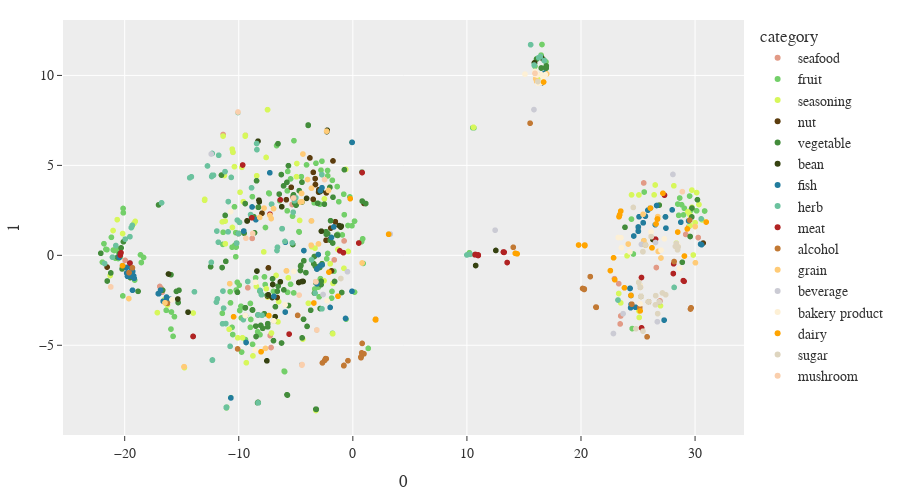

The code cell stored with this chart in its notebook:
### Markdown cell above
### tSNE

### Code cell
tsne_params = dict(
    init="pca", 
    perplexity=100,
    method="barnes_hut",
    random_state=42,
    n_iter=1000,
    learning_rate="auto",
)
metric="manhattan"

tsne_flavor_emb = TSNE(metric=metric, **tsne_params).fit_transform(y)
plot_reduction(food_df, tsne_flavor_emb, 'tSNE')

### Figure 1 — Plotly figure (JSON) as saved in the notebook; plotly's stock layout.template omitted (floating-point values rounded to 4 significant figures; data arrays with more than 128 entries replaced by an {"elided": "..."} marker saying what was removed)
{"data": [{"customdata": [["abalone"], ["agar"], ["american lobster"], ["bivalvia (clam, mussel, oyster)"], ["blue crab"], ["blue mussel"], ["clam"], ["clawed lobster"], ["common octopus"], ["crab"], ["crayfish"], ["crustaceans"], ["cuttlefish"], ["eastern oyster"], ["irish moss"], ["jellyfish"], ["kelp"], ["kombu"], ["krill"], ["leather chiton"], ["lobster"], ["marine mussel"], ["mollusc"], ["mollusks"], ["north pacific giant octopus"], ["norway lobster"], ["oyster"], ["pacific oyster"], ["prawn"], ["purple laver"], ["red algae"], ["red king crab"], ["roe"], ["scallop"], ["scombridae (bonito, mackerel, tuna)"], ["shrimp"], ["snail"], ["spiny lobster"], ["spirulina"], ["spotted seal"], ["squid"], ["trassi"], ["true frog"], ["true oyster"], ["true seal"], ["wakame"], ["walrus"], ["whelk"]], "hovertemplate": "category=seafood<br>0=%{x}<br>1=%{y}<br>food=%{customdata[0]}<extra></extra>", "legendgroup": "seafood", "marker": {"color": "rgb(226,154,134)", "symbol": "circle"}, "mode": "markers", "name": "seafood", "showlegend": true, "type": "scattergl", "x": [-8.689, -16.72, 25.02, 25.51, 25.02, 26.08, 25.5, 24.38, -19.25, 22.93, 23.31, 29.44, -20.19, 25.02, 11.0, -8.822, -16.92, -16.45, -7.167, -20.48, -9.419, 24.38, -11.37, 29.18, -10.51, 25.92, -9.205, 26.08, -7.249, -16.83, -16.24, -5.263, 26.08, 23.48, 25.92, 23.43, -2.839, 26.86, -16.83, -19.96, -0.7676, 30.27, 24.38, 26.61, -5.321, -16.81, 26.92, -1.63], "xaxis": "x", "y": [2.146, -2.052, 1.572, 0.8029, 1.345, 2.623, 4.023, -2.231, -1.132, -1.296, -1.577, 1.585, -0.5766, 1.572, 0.009534, 0.9422, -1.731, -2.613, -5.125, -0.1185, 6.673, -2.231, 6.715, 1.162, 5.729, -2.582, -1.802, 2.623, -4.464, -1.907, -2.597, 3.249, 2.623, -3.372, -2.583, -3.813, -1.299, 2.79, -1.907, -0.2802, 0.8006, 0.9879, -2.231, -0.6785, 2.825, -1.838, -2.534, -0.2526], "yaxis": "y"}, {"customdata": {"elided": "201x1 str values"}, "hovertemplate": "category=fruit<br>0=%{x}<br>1=%{y}<br>food=%{customdata[0]}<extra></extra>", "legendgroup": "fruit", "marker": {"color": "rgb(115, 207, 105)", "symbol": "circle"}, "mode": "markers", "name": "fruit", "showlegend": true, "type": "scattergl", "x": {"elided": "201 float values"}, "xaxis": "x", "y": {"elided": "201 float values"}, "yaxis": "y"}, {"customdata": [["achilleas"], ["allspice"], ["anise hyssop"], ["apple cider vinegar"], ["asafoetida"], ["babassu palm"], ["buchu"], ["camphor"], ["canola"], ["canola oil"], ["caraway"], ["cardamom"], ["carom seed"], ["cascarilla"], ["cassia"], ["cedar"], ["celery"], ["ceylon cinnamon"], ["chamomile"], ["chinese cinnamon"], ["cinnamon"], ["citronella"], ["citrus peel oil"], ["clary sage"], ["cloves"], ["cocoa"], ["cocoa and cocoa products"], ["cocoa powder"], ["cooking oil"], ["corn oil"], ["cottonseed"], ["cumin"], ["cupuaçu"], ["curry powder"], ["eucalyptus"], ["evening primrose"], ["fats and oils"], ["flaxseed"], ["gelatin"], ["geranium"], ["ginger"], ["ginseng"], ["grapefruit peel oil"], ["grass"], ["hops oil"], ["horseradish"], ["hummus"], ["hyacinth"], ["hyssop oil"], ["jalapeno"], ["kenaf"], ["ketchup"], ["lard"], ["lemon peel oil"], ["lotus"], ["mace"], ["margarine"], ["margarine-like spread"], ["marjoram"], ["mastic gum"], ["mentha oil"], ["mustard oil"], ["myrrh"], ["neroli oil"], ["nigella seed"], ["nutmeg"], ["oil palm"], ["oil-seed camellia"], ["opium poppy"], ["orange oil"], ["oregano"], ["peanut butter"], ["peanut oil"], ["pepper"], ["pepper (spice)"], ["poppy"], ["poppy seed"], ["red sage"], ["rowal"], ["safflower"], ["saffron"], ["sago palm"], ["salt"], ["sandalwood"], ["sauce"], ["sesame"], ["shea tree"], ["shortening"], ["soybean oil"], ["soybean sauce"], ["spanish sage"], ["star anise"], ["sunflower"], ["sweet grass"], ["tallow"], ["turmeric"], ["ucuhuba"], ["vanilla"], ["vinegar"], ["wasabi"], ["wattle"], ["white mustard"], ["white pepper"], ["wild celery"], ["yarrow"], ["ylang-ylang"]], "hovertemplate": "category=seasoning<br>0=%{x}<br>1=%{y}<br>food=%{customdata[0]}<extra></extra>", "legendgroup": "seasoning", "marker": {"color": "rgb(215, 247, 91)", "symbol": "circle"}, "mode": "markers", "name": "seasoning", "showlegend": true, "type": "scattergl", "x": [10.58, -7.6, 26.41, -7.474, 30.61, -7.36, 26.5, 29.55, -5.639, -21.28, -9.428, -11.37, -9.434, 26.97, -20.18, 26.86, -20.65, -13.0, -21.02, -7.808, -12.98, -9.339, 29.72, 30.34, -5.659, -14.0, 28.14, -0.7796, 25.65, -1.307, -3.602, -9.73, -16.12, 16.19, -8.758, -10.56, 29.84, -2.491, 25.92, -0.4072, -7.479, -9.428, -6.509, -7.584, -14.76, -4.939, 26.51, 29.55, -19.36, -7.132, -1.735, 25.08, 24.38, -0.6215, -9.6, -10.09, 25.26, 25.06, -19.18, 30.13, -17.14, -6.566, -8.425, 29.71, -1.989, -10.51, -3.033, -2.527, -16.25, 23.31, -19.07, -9.675, 25.08, -3.235, -10.57, -16.39, -11.44, 23.49, -2.932, -1.761, -11.26, 10.75, 25.26, -7.463, 25.1, -4.664, -3.317, 25.51, -8.452, 24.43, -6.731, -10.38, -4.908, 29.38, 24.38, -9.889, -16.53, -11.19, 24.04, -11.18, -10.84, -3.9, 30.0, -4.386, 28.35, 29.72], "xaxis": "x", "y": [7.117, 5.442, 3.361, 8.098, 1.965, -3.349, 3.91, 1.656, -2.79, -1.126, 6.664, 6.628, 6.625, -2.803, 1.211, 2.79, 1.983, 3.058, 1.379, 0.1915, 3.111, -5.971, 3.627, 2.823, -1.249, -3.206, 3.865, -0.722, 0.5734, 0.3287, 0.4784, 4.893, -2.445, 9.812, -5.591, 1.549, 0.01823, 3.138, -2.583, 0.2165, 8.092, -3.354, -2.572, -1.858, -6.243, 4.371, 1.701, 2.243, 1.596, -4.319, -1.561, -3.094, -2.231, 4.781, 2.982, -4.584, -2.283, -1.503, 1.772, 3.487, -3.187, -3.699, 4.423, 2.617, -0.4712, 5.731, 0.04174, -1.409, -2.76, -2.123, 1.887, -4.581, 3.355, -8.626, 5.903, -2.68, 1.862, -2.643, 3.541, -4.361, 4.436, 0.04652, -2.283, -2.317, -3.454, 1.937, 0.3982, 0.8029, -1.729, 3.36, -1.116, 4.931, 5.102, 2.42, -2.231, 3.506, -2.468, 1.903, -0.02599, 0.64, -4.109, -2.663, 1.812, -4.658, 0.6754, 2.67], "yaxis": "y"}, {"customdata": [["acorn"], ["almond"], ["beech nut"], ["black walnut"], ["brazil nut"], ["breadnut tree seed"], ["butternut"], ["cashew nut"], ["chestnut"], ["chinese chestnut"], ["colorado pinyon"], ["common hazelnut"], ["common walnut"], ["european chestnut"], ["filbert"], ["ginkgo nuts"], ["hazelnut"], ["hickory nut"], ["japanese chestnut"], ["japanese walnut"], ["macadamia nut"], ["mixed nuts"], ["nuts"], ["peanut"], ["pecan nut"], ["pecans"], ["pili nut"], ["pine nut"], ["pistachio"], ["walnut"]], "hovertemplate": "category=nut<br>0=%{x}<br>1=%{y}<br>food=%{customdata[0]}<extra></extra>", "legendgroup": "nut", "marker": {"color": "rgb(92,61,14)", "symbol": "circle"}, "mode": "markers", "name": "nut", "showlegend": true, "type": "scattergl", "x": [-9.266, -3.304, -7.964, -1.869, -3.477, -3.149, -5.832, -2.322, -2.999, -3.149, -1.534, -7.401, -1.93, -6.636, 30.71, 0.9793, -2.981, -7.483, -9.266, -9.428, -3.763, -16.32, -14.0, -3.468, -1.983, -21.54, -5.398, -2.348, -3.28, -1.738], "xaxis": "x", "y": [1.912, 4.264, 2.341, -0.8652, 3.116, -0.7588, 3.091, 3.471, 3.514, -0.7588, 1.867, -0.6978, 1.512, -2.345, 0.6803, 2.884, 3.647, -2.261, 1.912, -3.352, 5.414, -2.523, -4.51, 4.613, 0.8939, -0.655, 3.782, 0.8372, 3.935, 5.248], "yaxis": "y"}, {"customdata": {"elided": "178x1 str values"}, "hovertemplate": "category=vegetable<br>0=%{x}<br>1=%{y}<br>food=%{customdata[0]}<extra></extra>", "legendgroup": "vegetable", "marker": {"color": "rgb(67, 140, 59)", "symbol": "circle"}, "mode": "markers", "name": "vegetable", "showlegend": true, "type": "scattergl", "x": {"elided": "178 float values"}, "xaxis": "x", "y": {"elided": "178 float values"}, "yaxis": "y"}, {"customdata": [["adzuki bean"], ["baked beans"], ["bean"], ["black-eyed pea"], ["broad bean"], ["cannellini bean"], ["catjang pea"], ["chickpea"], ["climbing bean"], ["cocoa bean"], ["common bean"], ["common pea"], ["cowpea"], ["gram bean"], ["grass pea"], ["green bean"], ["hyacinth bean"], ["kidney beans"], ["lentils"], ["lima bean"], ["lima beans"], ["lupine"], ["moth bean"], ["mung bean"], ["peas"], ["pigeon pea"], ["pulses"], ["scarlet bean"], ["soy bean"], ["soy cream"], ["soy sauce"], ["soy yogurt"], ["soybean"], ["tofu"], ["winged bean"], ["yardlong bean"], ["yellow wax bean"]], "hovertemplate": "category=bean<br>0=%{x}<br>1=%{y}<br>food=%{customdata[0]}<extra></extra>", "legendgroup": "bean", "marker": {"color": "rgb(54, 66, 17)", "symbol": "circle"}, "mode": "markers", "name": "bean", "showlegend": true, "type": "scattergl", "x": [-4.054, 26.31, -6.81, -4.461, -1.009, 15.92, -7.064, -2.763, -6.232, -14.45, -1.192, -1.063, -7.41, -8.201, -10.03, -2.757, -4.358, -7.536, -2.875, -6.356, 10.77, -9.266, -7.023, -2.291, -16.16, -8.233, -15.34, 10.71, -2.248, 16.56, 16.57, -6.932, -8.313, 12.53, -4.737, -4.737, -8.406], "xaxis": "x", "y": [3.166, 0.8786, -3.412, -1.455, 1.618, 10.7, -2.349, 3.594, 2.701, -3.16, 1.652, 1.57, -2.194, 2.976, 1.214, 1.343, -1.451, -5.864, 3.54, -1.471, -0.5679, 1.912, -1.622, 6.878, -1.039, 3.065, -2.429, 0.031, 6.951, 10.98, 9.595, -3.642, 6.345, 0.2697, -1.509, -1.509, -0.874], "yaxis": "y"}, {"customdata": [["alaska blackfish"], ["alaska pollock"], ["albacore tuna"], ["american butterfish"], ["american shad"], ["anchovy"], ["anguilliformes"], ["atlantic cod"], ["atlantic croaker"], ["atlantic halibut"], ["atlantic herring"], ["atlantic mackerel"], ["atlantic menhaden"], ["atlantic pollock"], ["atlantic salmon"], ["atlantic wolffish"], ["blue whiting"], ["bluefish"], ["bonito"], ["bowhead whale"], ["burbot"], ["carp bream"], ["catfish"], ["caviar"], ["cetacea"], ["channel catfish"], ["charr"], ["chinook salmon"], ["chum salmon"], ["cichlidae"], ["cichlidae (tilapia)"], ["cisco"], ["clupeinae (herring, sardine, sprat)"], ["codfish"], ["coho salmon"], ["common carp"], ["common dab"], ["common ling"], ["common tuna"], ["conch"], ["cusk"], ["devilfish"], ["dolphin fish"], ["european anchovy"], ["fatty fish"], ["fish"], ["fish oil"], ["fishes"], ["flatfish"], ["florida pompano"], ["freshwater drum"], ["freshwater eel"], ["gadiformes"], ["gadus (common cod)"], ["garfish"], ["greater sturgeon"], ["grouper"], ["haddock"], ["hippoglossus"], ["hippoglossus (common halibut)"], ["king mackerel"], ["lake trout"], ["lean fish"], ["lemon sole"], ["lingcod"], ["lumpsucker"], ["monkfish"], ["northern bluefin tuna"], ["northern pike"], ["norway haddock"], ["norway pout"], ["nuttall cockle"], ["orange roughy"], ["pacific cod"], ["pacific herring"], ["pacific jack mackerel"], ["pacific ocean perch"], ["pacific rockfish"], ["pacific sardine"], ["painted comber"], ["perciformes"], ["percoidei"], ["pikeperch"], ["pink salmon"], ["pleuronectidae (dab, halibut, plaice)"], ["pollock"], ["pumpkinseed sunfish"], ["rainbow smelt"], ["rainbow trout"], ["sablefish"], ["salmonidae (salmon, trout)"], ["scup"], ["sea trout"], ["shark"], ["sheefish"], ["sheepshead"], ["smelt"], ["smoked fish"], ["snapper"], ["sockeye salmon"], ["spanish mackerel"], ["spiny dogfish"], ["spot croaker"], ["striped bass"], ["striped mullet"], ["sturgeon"], ["swordfish"], ["thunnus"], ["tilefish"], ["true sole"], ["turbot"], ["walleye"], ["white sucker"], ["whitefish"], ["whiting"], ["yellowfin tuna"], ["yellowtail amberjack"]], "hovertemplate": "category=fish<br>0=%{x}<br>1=%{y}<br>food=%{customdata[0]}<extra></extra>", "legendgroup": "fish", "marker": {"color": "rgb(34, 124, 157)", "symbol": "circle"}, "mode": "markers", "name": "fish", "showlegend": true, "type": "scattergl", "x": [-3.238, -19.42, 26.51, -16.33, 26.08, 24.38, -4.291, 25.86, -7.278, -5.918, -16.86, -9.559, -20.39, -2.707, 27.45, 24.77, -19.54, -2.877, -1.988, -9.356, -17.06, -19.3, -17.02, 30.48, -20.47, -19.48, 26.87, 24.3, 25.45, -16.02, 25.45, -19.71, 25.92, 24.35, 25.02, -6.922, 26.87, -3.15, -20.47, -16.26, -20.19, -8.134, 27.41, -3.033, 30.57, -5.926, 27.29, 28.75, -2.683, -19.76, -20.19, 26.08, 24.4, 24.38, 25.92, -19.48, 13.21, -3.149, -20.48, 25.02, -19.17, -3.143, -0.05873, -3.149, -8.503, 13.21, -8.833, -6.922, -16.63, 26.87, -1.871, -19.35, -19.6, 25.02, 16.82, 25.09, -19.25, 25.02, -19.83, -2.842, 25.26, 13.23, 26.87, -19.31, 25.92, -19.44, -0.07417, 10.96, -3.149, -19.2, 25.26, -19.74, -4.47, 26.08, -19.6, 24.38, 25.26, 29.43, 25.02, 25.02, 25.65, -19.54, -19.48, -10.69, 24.3, -0.6406, 25.02, 25.18, 26.63, 24.63, -19.35, -19.84, 28.0, -1.675, 24.3, -19.45, -20.19], "xaxis": "x", "y": [-1.474, -0.8995, 1.701, -2.32, 2.623, -2.231, 0.2625, 2.509, 4.589, 0.7276, -1.936, 1.345, 0.01037, 3.758, 1.512, -2.885, -0.4317, -0.5863, -2.896, -4.845, -2.131, -0.8994, -2.135, 0.6215, -0.06543, -1.158, -2.587, -1.837, 1.807, -2.439, 1.807, -1.153, -2.582, -2.916, 1.572, -2.283, -2.587, -0.7592, -0.06561, -2.47, -0.5764, -1.961, 2.138, 0.0418, 0.5938, -3.155, -3.603, 1.841, -0.5321, -1.168, -0.5764, 2.623, -2.729, -2.231, -2.582, -1.158, 0.1815, -0.7588, -0.1185, 1.572, -1.278, -1.587, 6.278, -0.7591, 1.979, 0.1811, 2.689, -2.283, -2.551, -2.587, 0.9922, -0.8461, -1.151, 1.572, 10.12, 2.145, -1.132, 1.345, -0.9857, 3.596, -2.283, 0.1779, -2.587, -1.94, -2.583, -0.6778, -1.999, -0.001597, -0.7588, -1.153, -2.283, -1.131, -6.082, 2.623, -1.151, -2.231, -2.283, 1.913, 1.345, 1.345, 2.175, -0.4318, -1.158, -7.928, -1.837, -3.509, 1.345, -1.668, 2.769, 1.075, -0.9084, -0.6772, 2.527, 1.576, -1.839, -1.164, -0.5766], "yaxis": "y"}, {"customdata": [["alfalfa"], ["amaranth"], ["angelica"], ["anise"], ["artemisia"], ["basil"], ["borage"], ["buckwheat"], ["calamus"], ["celery leaves"], ["chervil"], ["chia"], ["chinese chives"], ["chives"], ["common oregano"], ["common sage"], ["common thyme"], ["common verbena"], ["coriander"], ["cornmint"], ["curry leaf"], ["dandelion"], ["dill"], ["dock"], ["epazote"], ["fennel"], ["fenugreek"], ["fireweed"], ["garlic"], ["german camomile"], ["guarana"], ["herbs and spices"], ["hyssop"], ["italian oregano"], ["juniperus communis"], ["lemon balm"], ["lemon grass"], ["lemon thyme"], ["lemon verbena"], ["linden"], ["liqourice"], ["lovage"], ["mate"], ["mentha"], ["mexican oregano"], ["mint"], ["mugwort"], ["orange mint"], ["parsley"], ["peppermint"], ["pine"], ["pineappple sage"], ["pot marjoram"], ["purslane"], ["red clover"], ["rhubarb"], ["roman camomile"], ["rose"], ["rose hip"], ["roselle"], ["rosemary"], ["sage"], ["scotch spearmint"], ["silver linden"], ["small-leaf linden"], ["soft-necked garlic"], ["sorrel"], ["sourdock"], ["spearmint"], ["summer savory"], ["sweet basil"], ["sweet bay"], ["sweet marjoram"], ["tarragon"], ["tea leaf willow"], ["teff"], ["thyme"], ["turnip"], ["watercress"], ["welsh onion"], ["white mulberry"], ["winter savory"]], "hovertemplate": "category=herb<br>0=%{x}<br>1=%{y}<br>food=%{customdata[0]}<extra></extra>", "legendgroup": "herb", "marker": {"color": "rgb(107, 194, 158)", "symbol": "circle"}, "mode": "markers", "name": "herb", "showlegend": true, "type": "scattergl", "x": [-11.09, -12.32, -3.628, 10.28, -19.96, -14.3, -10.13, -21.76, -9.212, -3.238, -5.23, -2.715, -8.006, -2.705, -12.74, -12.32, -12.38, -7.121, -10.07, -11.92, 30.54, -4.995, -8.433, -8.006, -10.93, -8.411, -8.88, -8.314, -6.607, -11.38, 15.89, -13.89, -11.96, -8.139, 16.29, -12.31, -12.4, -9.43, -10.19, -11.79, 28.17, 9.996, 15.59, -11.13, -8.962, -19.54, -11.33, -11.42, -5.312, -5.95, -20.77, -6.201, -11.87, -9.939, 16.44, -21.07, -10.76, -3.312, -3.238, -3.162, -12.33, -19.33, 23.24, 3.142, -9.598, -6.649, -5.108, -10.03, -11.76, -10.66, -14.15, -16.77, -12.21, -10.92, -7.965, -5.821, -19.43, -3.621, 10.69, -8.309, 16.78, -11.2], "xaxis": "x", "y": [-8.452, -5.831, 1.912, 0.05454, 0.9014, 4.31, 1.956, -0.4562, -1.455, -1.474, 2.397, 4.487, -2.187, -2.974, 4.968, 4.454, 4.38, 2.845, 7.941, 1.349, 2.027, 3.199, 6.217, -2.186, 1.305, 5.874, 3.754, -3.312, 0.4513, -1.986, 10.58, -2.028, -2.602, -1.953, 10.98, -5.817, -0.3912, -3.349, 0.6769, 0.7284, -1.783, 0.01939, 11.71, -3.795, 2.265, 1.035, -2.937, -3.806, 0.6905, 0.7715, 0.545, 1.48, -2.423, 1.835, 11.05, -0.1022, -5.058, -2.1, -1.474, -4.153, 5.662, 1.667, -2.485, 1.181, -3.576, 0.268, 3.031, 1.215, 5.561, 4.331, 4.367, 2.919, 4.451, 2.988, -3.33, -0.8647, 1.538, -0.2509, 0.03852, -8.197, 10.82, 4.652], "yaxis": "y"}, {"customdata": [["anatidae"], ["bearded seal"], ["beaver"], ["beef"], ["beef processed"], ["beefalo"], ["beluga whale"], ["bison"], ["black bear"], ["brown bear"], ["buffalo"], ["caribou"], ["cattle (beef, veal)"], ["cetacea (dolphin, porpoise, whale)"], ["chicken"], ["cold cut"], ["columbidae (dove, pigeon)"], ["deer"], ["domestic goat"], ["domestic pig"], ["elk"], ["emu"], ["european rabbit"], ["great horned owl"], ["greylag goose"], ["guinea hen"], ["ham"], ["horse"], ["lamb"], ["mallard duck"], ["meat"], ["meat bouillon"], ["meatball"], ["meatloaf"], ["moose"], ["mountain hare"], ["mule deer"], ["muskrat"], ["mutton"], ["opossum"], ["ostrich"], ["pate"], ["pheasant"], ["polar bear"], ["pork"], ["quail"], ["rabbit"], ["raccoon"], ["rock ptarmigan"], ["sausage"], ["sheep (mutton, lamb)"], ["squab"], ["squirrel"], ["sukiyaki"], ["turkey"], ["velvet duck"], ["wild boar"]], "hovertemplate": "category=meat<br>0=%{x}<br>1=%{y}<br>food=%{customdata[0]}<extra></extra>", "legendgroup": "meat", "marker": {"color": "rgb(177,35,35)", "symbol": "circle"}, "mode": "markers", "name": "meat", "showlegend": true, "type": "scattergl", "x": [13.21, 26.53, -5.584, 28.97, 29.04, 13.25, -1.143, 13.22, -20.39, -6.358, 10.98, 10.99, 13.23, 26.87, 13.53, 25.3, 13.21, 10.75, 13.22, 13.23, 13.22, 13.22, 10.76, 0.5214, 10.98, 13.23, 0.8159, 13.23, -0.8283, 10.99, -9.659, 25.92, 26.87, 26.15, -8.852, 10.99, 10.76, -19.54, 28.12, -14.01, 13.22, 25.2, 10.75, -20.32, 28.09, 10.72, 10.95, -7.264, 13.21, 25.31, 13.24, 13.22, -5.199, 27.32, 13.25, 13.26, 10.76], "xaxis": "x", "y": [0.1813, 0.8979, -4.379, -1.406, -1.444, 0.1713, 0.2469, 0.1812, 0.01041, 3.084, -0.002351, -0.00599, 0.1821, -2.587, -0.4014, -1.232, 0.1771, 0.04652, 0.18, 0.1784, 0.1813, 0.1813, 0.03706, 0.6838, -0.002351, 0.1774, 4.599, 0.1774, 0.146, -0.00599, 5.021, -2.583, -2.587, 1.039, 2.088, 0.01941, 0.03674, -0.4316, -0.4677, -4.509, 0.1812, -1.776, 0.04652, 0.1454, -1.013, 0.03079, 0.003219, 2.284, 0.1813, -4.034, 0.168, 0.1832, 3.185, 3.347, 0.1646, 0.173, 0.03706], "yaxis": "y"}, {"customdata": [["anise brandy"], ["apple brandy"], ["armagnac brandy"], ["arrack"], ["bantu beer"], ["beer"], ["blackberry brandy"], ["botrytized wine"], ["bourbon whisky"], ["brandy"], ["canadian whisky"], ["champagne"], ["cherry brandy"], ["cider"], ["cognac brandy"], ["finnish whisky"], ["gin"], ["grape wine"], ["japanese whisky"], ["liquor"], ["malt whisky"], ["papaya brandy"], ["pear brandy"], ["plum brandy"], ["plum wine"], ["port wine"], ["raspberry brandy"], ["red wine"], ["rose wine"], ["rum"], ["sake"], ["scotch whisky"], ["sherry"], ["sparkling wine"], ["spirit"], ["strawberry wine"], ["vermouth"], ["vodka"], ["weinbrand brandy"], ["whisky"], ["white wine"], ["wine"]], "hovertemplate": "category=alcohol<br>0=%{x}<br>1=%{y}<br>food=%{customdata[0]}<extra></extra>", "legendgroup": "alcohol", "marker": {"color": "rgb(194, 121, 52)", "symbol": "circle"}, "mode": "markers", "name": "alcohol", "showlegend": true, "type": "scattergl", "x": [29.64, 29.6, -2.476, -16.26, 29.52, 0.8157, 29.63, 20.29, 21.31, 29.64, 21.32, 0.7162, 29.64, -10.1, 20.81, -0.7789, -4.836, 25.79, 21.34, 25.15, 14.07, -2.403, -2.394, -2.667, 0.9758, 20.29, -2.329, 0.7762, 15.54, -0.4256, 28.16, 21.34, 20.28, 0.7046, -19.32, 0.7139, 24.45, -19.62, 29.64, -0.7927, 20.14, 20.27], "xaxis": "x", "y": [-2.922, -2.986, -5.845, -2.671, 1.952, -4.897, -2.944, -1.882, -2.878, -2.925, -2.879, -5.691, -2.925, -5.202, -1.183, -6.119, -3.339, -4.53, -2.891, -2.905, 0.4472, -5.783, -5.741, -5.978, -5.475, -1.871, -5.748, -5.421, 7.343, -5.856, -0.3458, -2.887, -1.898, -5.658, -0.692, -5.654, -2.717, -0.9643, -2.922, -6.138, -1.843, -1.878], "yaxis": "y"}, {"customdata": [["annual wild rice"], ["barley"], ["basmati rice"], ["biscuit"], ["breakfast cereal"], ["bulgur"], ["cereals and cereal products"], ["common buckwheat"], ["common wheat"], ["corn"], ["corn chip"], ["corn grits"], ["couscous"], ["cracker"], ["crispbread"], ["hard wheat"], ["jerusalem artichoke"], ["lasagna"], ["macaroni and cheese"], ["malt"], ["millet"], ["miso"], ["natto"], ["oat"], ["oats"], ["oriental wheat"], ["pasta"], ["popcorn"], ["potato chip"], ["quinoa"], ["ravioli"], ["red rice"], ["rice"], ["rye"], ["semolina"], ["sorghum"], ["spelt"], ["succotash"], ["sweetcorn"], ["tamale"], ["tapioca pearl"], ["tartary buckwheat"], ["triticale"], ["wheat"], ["wild rice"]], "hovertemplate": "category=grain<br>0=%{x}<br>1=%{y}<br>food=%{customdata[0]}<extra></extra>", "legendgroup": "grain", "marker": {"color": "rgb(255, 203, 119)", "symbol": "circle"}, "mode": "markers", "name": "grain", "showlegend": true, "type": "scattergl", "x": [-7.785, -3.97, 30.01, -16.47, -14.8, 17.0, -14.79, -3.01, -10.79, -3.627, 25.65, 26.22, 26.73, 25.18, 27.01, -4.604, -2.297, 26.15, 25.65, 30.03, -4.496, 16.11, 26.73, -3.654, -19.64, -5.821, -4.461, 24.14, 25.65, -7.268, 25.51, -8.165, -4.376, -3.627, 16.03, -6.952, -5.821, 26.7, -7.656, 26.77, 25.44, -7.154, -4.496, -2.138, 0.8123], "xaxis": "x", "y": [2.625, 4.213, 1.599, -2.636, -6.2, 10.08, -6.189, 0.6356, -1.575, 1.914, 0.5734, 0.4164, 2.152, -1.668, -0.1489, 2.963, 6.9, 1.039, 0.5734, -0.4125, 3.441, 9.67, 2.152, 0.566, -2.406, -0.8651, 2.976, 0.6273, 0.5734, 2.223, 0.8031, 2.108, 5.631, 3.731, 9.821, 2.597, -0.8646, 2.017, -5.173, 0.2171, 2.279, 2.042, 3.441, 3.605, -0.4257], "yaxis": "y"}, {"customdata": [["arabica coffee"], ["black tea"], ["coffee"], ["coffee and coffee products"], ["coffee substitute"], ["fruit juice"], ["fruit-flavor drink"], ["green tea"], ["greenthread tea"], ["herbal tea"], ["hibiscus tea"], ["horchata"], ["nutritional drink"], ["red tea"], ["robusta coffee"], ["roibos tea"], ["soft drink"], ["soy milk"], ["stew"], ["tea"], ["vegetable juice"], ["water"], ["wort"]], "hovertemplate": "category=beverage<br>0=%{x}<br>1=%{y}<br>food=%{customdata[0]}<extra></extra>", "legendgroup": "beverage", "marker": {"color": "rgb(203, 203, 212)", "symbol": "circle"}, "mode": "markers", "name": "beverage", "showlegend": true, "type": "scattergl", "x": [12.47, 3.143, 22.85, 28.06, 26.14, -2.609, 26.53, 3.141, -9.43, 3.142, 16.51, 28.49, 25.3, 3.142, 15.88, 23.69, 25.2, -12.41, 25.65, 3.283, 26.69, 25.26, -0.4719], "xaxis": "x", "y": [1.397, 1.173, -4.347, 4.496, 1.306, -2.178, 0.7125, 1.174, -3.351, 1.172, 10.04, 0.5782, 0.6079, 1.172, 8.101, -3.244, -1.776, 5.632, 0.5734, 1.182, -3.691, -2.283, -0.9088], "yaxis": "y"}, {"customdata": [["bagel"], ["bakery products"], ["bread"], ["cornbread"], ["crisp bread"], ["dumpling"], ["edible shell"], ["flour"], ["focaccia"], ["french toast"], ["fried potato"], ["hamburger"], ["ice cream cone"], ["leavening agent"], ["multigrain bread"], ["nachos"], ["oat bread"], ["pan dulce"], ["pancake"], ["phyllo dough"], ["pie"], ["pie crust"], ["pie filling"], ["piki bread"], ["pita bread"], ["pizza"], ["pot pie"], ["potato bread"], ["pupusa"], ["quesadilla"], ["raisin bread"], ["rice bread"], ["rye bread"], ["sourdough"], ["spread"], ["stuffing"], ["taco"], ["taco shell"], ["topping"], ["tortilla"], ["tortilla chip"], ["tostada shell"], ["waffle"], ["wheat bread"], ["wheaten bread"], ["white bread"], ["wholewheat bread"], ["wonton wrapper"], ["zwieback"]], "hovertemplate": "category=bakery product<br>0=%{x}<br>1=%{y}<br>food=%{customdata[0]}<extra></extra>", "legendgroup": "bakery product", "marker": {"color": "rgb(253, 240, 213) ", "symbol": "circle"}, "mode": "markers", "name": "bakery product", "showlegend": true, "type": "scattergl", "x": [16.16, -15.86, -10.71, -5.939, 25.19, 27.42, 26.15, 16.87, 28.49, 26.22, -8.574, 25.65, 26.14, 25.2, 24.29, 27.3, 16.52, 23.55, 25.65, 26.7, 26.15, 26.15, 26.7, 16.0, 16.52, 25.18, 26.15, -5.171, 27.02, 28.49, -6.934, 16.68, -2.255, -9.427, 26.58, 26.15, 23.5, 16.06, 26.15, 15.09, 23.27, 15.97, 26.14, 16.23, -8.53, 16.5, 28.65, 16.03, 16.06], "xaxis": "x", "y": [10.02, -2.458, 2.43, -2.749, -2.696, -2.19, 1.039, 10.04, 0.4685, 0.4164, -5.262, 0.5734, 1.306, -1.776, 0.188, 0.9187, 10.04, 0.4251, 0.5734, 2.017, 1.039, 1.039, 2.017, 10.05, 10.04, -1.668, 1.039, -0.8981, 0.2842, 0.5783, -3.643, 9.905, -2.523, -3.348, 1.743, 1.039, 0.9819, 10.1, 1.039, 10.07, 0.9906, 10.22, 1.306, 9.567, -1.499, 9.607, -0.7176, 10.15, 10.1], "yaxis": "y"}, {"customdata": [["blue cheese"], ["butter"], ["butterfat"], ["buttermilk"], ["camembert cheese"], ["casein"], ["cheddar cheese"], ["cheese"], ["cocoa butter"], ["comte cheese"], ["condensed milk"], ["cottage cheese"], ["cow milk, pasteurized, vitamin a + d added, 0% fat"], ["cow milk, pasteurized, vitamin a + d added, 1% fat"], ["cow milk, pasteurized, vitamin a + d added, 2% fat"], ["cow milk, pasteurized, vitamin d added, 3.25% fat"], ["cream"], ["cream cheese"], ["cream substitute"], ["dairy products"], ["domiati cheese"], ["dried milk"], ["egg roll"], ["egg substitute"], ["eggs"], ["emmental cheese"], ["evaporated milk"], ["feta cheese"], ["frozen yogurt"], ["goat cheese"], ["goat milk"], ["gruyere cheese"], ["ice cream"], ["junket"], ["kefir"], ["limburger cheese"], ["milk"], ["milk (cow)"], ["milk (human)"], ["milk and milk products"], ["milk fat"], ["milk powder"], ["milk substitute"], ["milkfish"], ["milkshake"], ["mozzarella cheese"], ["munster cheese"], ["paneer"], ["parmesan cheese"], ["processed cheese"], ["provolone cheese"], ["ricotta cheese"], ["romano cheese"], ["roquefort cheese"], ["russian cheese"], ["salted butter"], ["sheep cheese"], ["sheep milk"], ["sour cream"], ["sweet custard"], ["swiss cheese"], ["tilsit cheese"], ["whey"], ["ymer"], ["yogurt"]], "hovertemplate": "category=dairy<br>0=%{x}<br>1=%{y}<br>food=%{customdata[0]}<extra></extra>", "legendgroup": "dairy", "marker": {"color": "rgb(255, 164, 0)", "symbol": "circle"}, "mode": "markers", "name": "dairy", "showlegend": true, "type": "scattergl", "x": [20.33, 22.96, 26.7, 16.72, 1.982, 25.92, 1.998, 20.33, 24.38, 2.0, -2.095, 1.999, 23.49, 23.33, 23.33, 23.39, -0.2284, 20.33, 26.58, -8.044, 20.32, 25.26, 25.65, 26.08, 23.81, 1.995, -7.362, 14.24, 26.7, 19.79, -10.45, 20.34, 25.2, -3.238, 25.2, 20.33, 22.58, 22.86, 25.26, 29.07, 28.48, -3.417, 26.7, -20.19, 25.65, 20.33, 2.001, 29.32, 14.4, 25.65, 20.32, 30.98, 20.33, 20.33, 20.34, 27.18, 2.001, 3.143, 26.7, 26.22, 20.33, 2.001, 25.19, 25.92, -1.303], "xaxis": "x", "y": [0.5689, -1.354, 2.017, 9.633, -3.582, -2.582, -3.552, 0.5549, -2.23, -3.556, -0.933, -3.585, 2.458, 2.147, 2.147, 2.252, 3.149, 0.5471, 1.743, -5.362, 0.5525, -2.283, 0.5734, 2.623, -1.804, -3.588, -3.349, 0.1126, 2.017, 0.5744, -3.414, 0.565, -1.776, -1.474, -1.776, 0.546, -0.8511, -0.1384, -2.283, -0.03874, 1.293, -2.651, 2.017, -0.5764, 0.5734, 0.5538, -3.558, 1.469, 0.08236, 0.5734, 0.5513, 1.849, 0.5458, 0.5438, 0.547, 3.449, -3.585, 1.172, 2.017, 0.4164, 0.5525, -3.585, -3.088, -2.583, -2.275], "yaxis": "y"}, {"customdata": [["cake"], ["candy bar"], ["chewing gum"], ["chocolate"], ["chocolate mousse"], ["chocolate spread"], ["dragée"], ["dulce de leche"], ["fruit gum"], ["fudge"], ["gelatin dessert"], ["honey"], ["hot chocolate"], ["icing"], ["liquorice"], ["marshmallow"], ["marzipan"], ["meringue"], ["molasses"], ["nougat"], ["pastry"], ["pudding"], ["snack bar"], ["sugar"], ["sugar substitute"], ["syrup"], ["toffee"]], "hovertemplate": "category=sugar<br>0=%{x}<br>1=%{y}<br>food=%{customdata[0]}<extra></extra>", "legendgroup": "sugar", "marker": {"color": "rgb(222, 213, 191)", "symbol": "circle"}, "mode": "markers", "name": "sugar", "showlegend": true, "type": "scattergl", "x": [25.43, 28.36, 27.14, 16.23, 24.59, 26.55, 27.42, 28.46, 26.87, 28.27, 25.2, -1.052, 25.44, 25.65, 26.72, 24.81, 25.92, 26.87, 28.49, 28.52, 25.07, 26.15, 25.43, 25.2, 25.26, 25.26, 26.52], "xaxis": "x", "y": [0.2039, 0.6552, -2.092, 9.661, 2.663, -2.241, -2.19, 0.3048, -2.587, 0.4972, -1.776, -1.288, -4.217, 0.5734, -3.24, -4.082, -2.583, -2.587, 0.4685, 0.4694, -1.504, 1.039, 0.2039, -1.776, -2.282, -2.283, -2.751], "yaxis": "y"}, {"customdata": [["chanterelle"], ["cloud ear fungus"], ["common mushroom"], ["enokitake"], ["jews ear"], ["maitake"], ["morchella"], ["morchella (morel)"], ["mushroom"], ["mushrooms"], ["oyster mushroom"], ["shiitake"], ["truffle"]], "hovertemplate": "category=mushroom<br>0=%{x}<br>1=%{y}<br>food=%{customdata[0]}<extra></extra>", "legendgroup": "mushroom", "marker": {"color": "rgb(250, 207, 173)", "symbol": "circle"}, "mode": "markers", "name": "mushroom", "showlegend": true, "type": "scattergl", "x": [-3.238, -5.2, -4.45, -8.779, -9.373, -2.478, -3.162, 15.97, -21.21, 28.89, -4.465, -4.706, -10.07], "xaxis": "x", "y": [-1.474, 3.185, -6.072, 1.218, 0.9518, 4.21, -4.153, 10.12, -1.757, 3.538, -6.104, -2.211, 7.967], "yaxis": "y"}], "layout": {"font": {"family": "CMU Serif", "size": 14}, "height": 500, "legend": {"title": {"text": "category"}, "tracegroupgap": 0}, "margin": {"b": 20, "l": 20, "r": 20, "t": 20}, "width": 900, "xaxis": {"anchor": "y", "domain": [0, 1], "title": {"text": "0"}}, "yaxis": {"anchor": "x", "domain": [0, 1], "title": {"text": "1"}}}}
